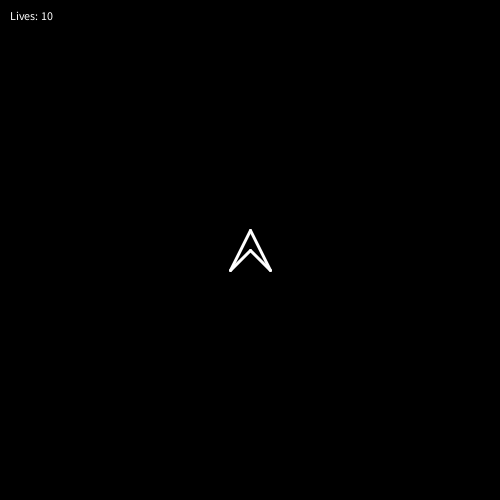
Frame 1 (no input)
Frame 60 (the mouse pressed at the canvas centre just before this capture): identical to frame 1, image omitted
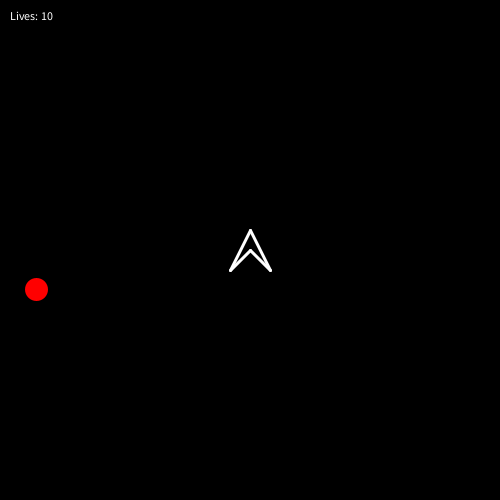
Frame 120 (the mouse held since frame 60 and released just before this capture)

The Processing sketch that drew these frames (run headless with seeded random() and noise(); from frame 60 on, the mouse is pressed at the canvas centre):

// Processing sketch: YASC2
// ── YASC2.pde
// Make an enemy class!
// Make an arraylist of enemies
// Create some enemies and add them to the array list
// When the bullet hits the enemies, the enemies get removed!


void setup()
{
  size(500, 500);
  
  // Instiantiating the ship variable
  ship = new Ship(width /2, height / 2, 20);
  ship1 = new Ship(150, 50, 100);
  
}
// Making a variable called ship of type Ship
Ship ship; // Instances of the Ship class
Ship ship1;

ArrayList<Enemy> enemies = new ArrayList<Enemy>();

void draw()
{
  background(0);
  stroke(255);
  strokeWeight(3);
  
  ship.update();
  ship.render();
  
  for(int i = 0 ; i < bullets.size() ; i ++)
  {
    Bullet b = bullets.get(i);
    b.update();
    b.render();
  }
  
  if (frameCount % 60 == 0)
  {
    Enemy e = new Enemy(-50, random(0, height));
    enemies.add(e);
  }
  
  for(int i = 0 ; i < enemies.size() ; i ++)
  {
    Enemy e = enemies.get(i);
    e.update();
    e.render();
  }
  
  println(bullets.size());
}

boolean[] keys = new boolean[1000];

ArrayList<Bullet> bullets = new ArrayList<Bullet>();

boolean checkKey(int k)
{
  if (keys.length >= k) 
  {
    return keys[k] || keys[Character.toUpperCase(k)];  
  }
  return false;
}

void keyPressed()
{ 
  keys[keyCode] = true;
}
 
void keyReleased()
{
  keys[keyCode] = false; 
}
// ── Bullet.pde
class Bullet
{
  PVector pos;
  PVector forward;
  float theta;
  boolean isPlayerBullet;
  
  Bullet(float x, float y, float theta, boolean isPlayerBullet)
  {
    pos = new PVector(x, y);
    forward = new PVector(0, -1);
    this.theta = theta;
    this.isPlayerBullet = isPlayerBullet;
  }
  
  void update()
  {
    forward.x = sin(theta);
    forward.y = -cos(theta);
    
    pos.add(PVector.mult(forward, 4));
    
    if (pos.x < 0 || pos.x > width || pos.y < 0 || pos.y > height)
    {
      bullets.remove(this);
    }
    
    if (isPlayerBullet)
    {
      for (int i = 0 ; i < enemies.size() ; i ++)
      {
        Enemy e = enemies.get(i);
        if (PVector.dist(pos, e.pos) < 10)
        {
          enemies.remove(e);
          bullets.remove(this);
        }
      }
    }
    else
    {
      if (PVector.dist(pos, ship.pos) < 10)
      {
        ship.lives --;
        bullets.remove(this);
      }
    }
    
    
  }
  
  void render()
  {
    if (isPlayerBullet)
    {
      stroke(255);
    }
    else
    {
      stroke(255, 0, 0);
    }
    
    pushMatrix();
    
    translate(pos.x, pos.y);
    rotate(theta);
    line(0, -10, 0, 10);
    popMatrix();
  }
  
  
}
// ── Enemy.pde
class Enemy
{
  PVector pos;
  PVector forward;
  float speed;
  ArrayList<PVector> waypoints = new ArrayList<PVector>();
  int cw = 0;
  
  Enemy(float x, float y)
  {
    pos = new PVector(x, y);
    forward = new PVector();
    speed = random(1, 3);
    
    for (int i = 0 ; i < 5 ; i ++)
    {
      waypoints.add(new PVector(random(0, width), random(0, height)));
    }
  }
  
  void render()
  {
    stroke(255, 0, 0);
    fill(255, 0, 0);
    ellipse(pos.x, pos.y, 20, 20);
  }
  
  void update()
  {
    PVector waypoint = waypoints.get(cw); 
    forward = PVector.sub(waypoint, pos);
    forward.normalize();
    pos.add(PVector.mult(forward, speed));
    
    if (PVector.dist(waypoint, pos) < 10)
    {
      cw = (cw + 1) % waypoints.size();
      float theta = atan2(ship.pos.y - pos.y, ship.pos.x - pos.x) + (PI * 0.5f);
      Bullet b = new Bullet(pos.x, pos.y, theta, false);
      bullets.add(b);
    }
  } 
}
// ── Ship.pde
class Ship
{
  // Fields of the Ship class
  // What the ship IS
  PVector pos; // Instances of the PVector
  PVector forward;
  float radius = 25;
  float theta;
  int lives = 10;
  
  // Constructor method
  // A special method that gets called
  // Whenever we make a Ship variable  
  Ship(float x, float y, float radius)
  {
    // this is a reference to the current ship
    // this.x means the x that is
    // part of the ship
    pos = new PVector(x, y);
    forward = new PVector(0, 1);
    this.radius = radius;
    theta = 0;
  }
  
  void update()
  {
    forward.x = sin(theta);
    forward.y = - cos(theta);
    
    if (checkKey('w'))
    {
      pos.add(forward);
    }
    if (checkKey('s'))
    {
      pos.sub(forward);
    }
    if (checkKey('a'))
    {
      theta -=0.1f;
    }
    if (checkKey('d'))
    {
      theta += 0.1f;
    }
    
    if (checkKey(' '))
    {
      PVector inFront = PVector.add(pos, PVector.mult(forward, radius));
      Bullet b = new Bullet(inFront.x, inFront.y, theta, true);
      bullets.add(b);
    }
  }
  
  void render()
  {
    pushMatrix();
    translate(pos.x, pos.y); // Specify them in the opposite order!
    rotate(theta);
    
    line(- radius, radius, 0, - radius);
    line(0, - radius, radius, radius);
    line(radius, radius, 0, 0);
    line(0, 0, - radius, radius);    
    popMatrix();
    fill(255);
    text("Lives: " + lives, 10, 20);
  }
  
}
